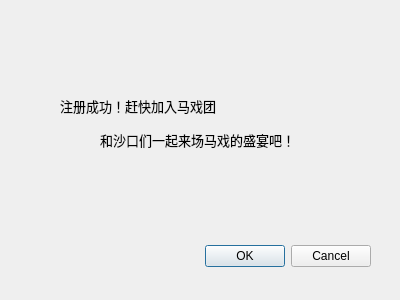
<?xml version="1.0" encoding="UTF-8"?>
<ui version="4.0">
 <class>Dialog</class>
 <widget class="QDialog" name="Dialog">
  <property name="geometry">
   <rect>
    <x>0</x>
    <y>0</y>
    <width>400</width>
    <height>300</height>
   </rect>
  </property>
  <property name="windowTitle">
   <string>Dialog</string>
  </property>
  <widget class="QDialogButtonBox" name="buttonBox">
   <property name="geometry">
    <rect>
     <x>30</x>
     <y>240</y>
     <width>341</width>
     <height>32</height>
    </rect>
   </property>
   <property name="orientation">
    <enum>Qt::Horizontal</enum>
   </property>
   <property name="standardButtons">
    <set>QDialogButtonBox::Cancel|QDialogButtonBox::Ok</set>
   </property>
  </widget>
  <widget class="QLabel" name="label">
   <property name="geometry">
    <rect>
     <x>60</x>
     <y>60</y>
     <width>291</width>
     <height>91</height>
    </rect>
   </property>
   <property name="font">
    <font>
     <family>Italic</family>
     <pointsize>10</pointsize>
    </font>
   </property>
   <property name="text">
    <string>注册成功！赶快加入马戏团</string>
   </property>
  </widget>
  <widget class="QLabel" name="label_2">
   <property name="geometry">
    <rect>
     <x>100</x>
     <y>130</y>
     <width>261</width>
     <height>20</height>
    </rect>
   </property>
   <property name="font">
    <font>
     <family>Italic</family>
     <pointsize>10</pointsize>
    </font>
   </property>
   <property name="text">
    <string>和沙口们一起来场马戏的盛宴吧！</string>
   </property>
  </widget>
 </widget>
 <resources/>
 <connections>
  <connection>
   <sender>buttonBox</sender>
   <signal>accepted()</signal>
   <receiver>Dialog</receiver>
   <slot>accept()</slot>
   <hints>
    <hint type="sourcelabel">
     <x>248</x>
     <y>254</y>
    </hint>
    <hint type="destinationlabel">
     <x>157</x>
     <y>274</y>
    </hint>
   </hints>
  </connection>
  <connection>
   <sender>buttonBox</sender>
   <signal>rejected()</signal>
   <receiver>Dialog</receiver>
   <slot>reject()</slot>
   <hints>
    <hint type="sourcelabel">
     <x>316</x>
     <y>260</y>
    </hint>
    <hint type="destinationlabel">
     <x>286</x>
     <y>274</y>
    </hint>
   </hints>
  </connection>
 </connections>
</ui>
